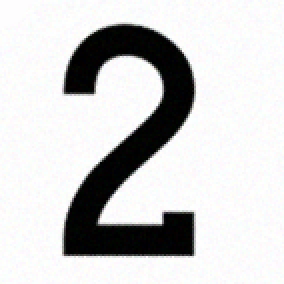
#> input picture 2.png, 142 x 142 px (shown 2 times larger)
$ python -i lab.py   (imports and definitions only)
#> lines starting #> are read from the running program, lines starting #| are printed output that depends on the picture; after the words box and inside, x2 and y2 are one past the last pixel; in counts of white or black regions, pixels touching at a corner belong together
#> further down, picture is the input picture: shape (142, 142, 3); mean B, G, R 206.5, 206.5, 206.5
import PIL.Image, PIL.ImageOps, PIL.ImageFilter
import zipfile
import numpy
import cv2
# [22 lines left out: functions main, findContours, not called in this run]
    #cv2.drawContours(img, cnts, -1, (0,0,255), 3)
    #cv2.imshow('ContoursOri', img)

def defineContours(img):
    gray = cv2.cvtColor(img, cv2.COLOR_BGR2GRAY)
    _,thresh2 = cv2.threshold(gray, 0, 255, type=(cv2.THRESH_BINARY | cv2.THRESH_OTSU))
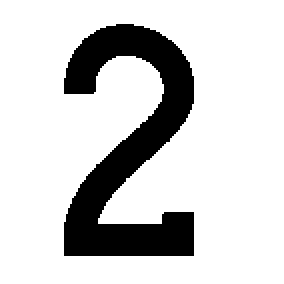
#> thresh2: shape (142, 142) (shown 2 times larger); 81.5% white; 1 black region
    cnts2,hierarchy = cv2.findContours(thresh2, cv2.RETR_LIST, cv2.CHAIN_APPROX_SIMPLE)
#> cnts2 = 2 contours; box (x1, y1, x2, y2) and area: (0, 0, 142, 142) 19881, (31, 11, 98, 129) 3949
    #cv2.drawContours(img, cnts2[0], -1, (0,0,255), 3)
    #cv2.imshow("card", img)
    return cnts2[0]
# [141 lines left out: functions defineContours2, defineContours3, computeShapes, computeSuits, not called in this run]

# [1 line not run here, left out]

>>> import cv2
>>> picture = cv2.imread('2.png')
>>> result = defineContours(picture)
#> result = contour of 152 points, box (x1, y1, x2, y2) (31, 11, 98, 129), area 3949
